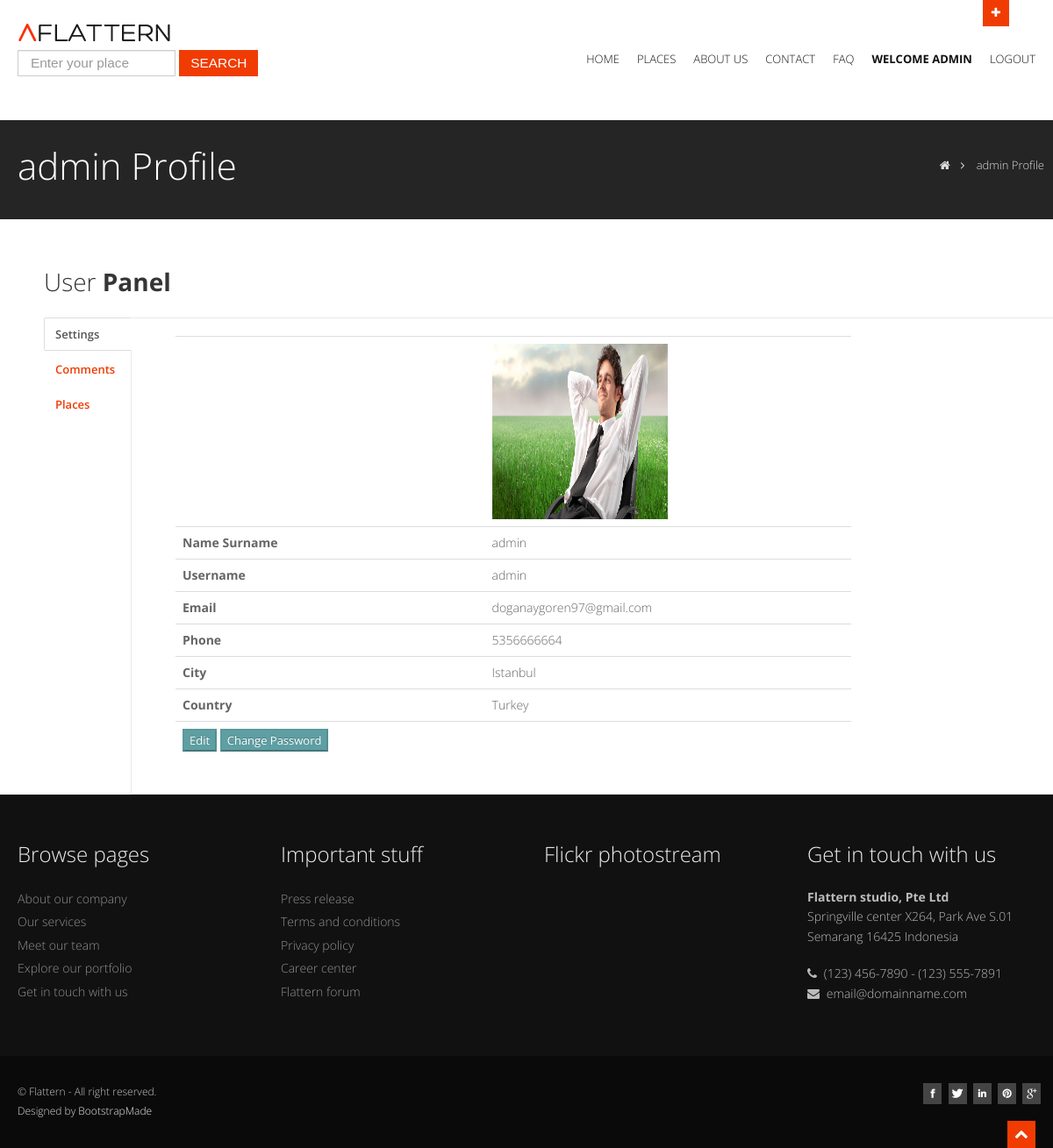
The page /user/profile (signed in) on the database its author committed.
### home/models.py (models this page shows, shortened)
class UserProfile(models.Model):
	user=models.OneToOneField(User, on_delete=models.CASCADE)
	phone=models.CharField(blank=True, max_length=20)
	city=models.CharField(blank=True, max_length=20)
	country=models.CharField(blank=True, max_length=20)
	image=models.ImageField(blank=True,upload_to='images/users/')
	def image_tag(self):
		return mark_safe('<img src="{}" height="50" />'.format(self.image.url))
	image_tag.short_description='Image'

### user/views.py (the view)
# urls.py: path('profile', views.profile, name="profile"),
@login_required(login_url='/login')
def profile(request):
	current_user=request.user
	profile= UserProfile.objects.get(user_id=current_user.id)
	categories=Category.objects.all()
	comments=Comment.objects.filter(user_id=current_user.id).order_by('-id')
	places=Place.objects.filter(user_id=current_user.id).order_by('-id')
	content={ 'profile':profile, 'categories':categories, 'comments':comments, 'places':places,}
	return render(request, 'profile.html',content)

### user/templates/profile.html (shortened to what this page needs)
{% extends 'homebase.html' %}
{% block inner_headline %}
<section id="inner-headline">
    <div class="container">
        <div class="row">
            <div class="span4">
                <div class="inner-heading">
                    <h2>{{ user.first_name }} {{ user.last_name }} Profile</h2>
                </div>
            </div>
            <div class="span8">
                <ul class="breadcrumb">
                    <li><a href="/"><i class="icon-home"></i></a><i class="icon-angle-right"></i></li>
                    <li class="active">{{ user.first_name }} {{ user.last_name }} Profile</li>
                </ul>
            </div>
        </div>
    </div>
</section>
{% endblock %}
{% block main_content %}
              <div class="span12">
                <h4>User <strong>Panel</strong></h4>
                <div class="tabbable tabs-left">
                  <ul class="nav nav-tabs">
                    <li class="active"><a href="#topone" data-toggle="tab">Settings</a></li>
                    <li><a href="#toptwo" data-toggle="tab">Comments</a></li>
                    <li><a href="#topthree" data-toggle="tab">Places</a></li>
                  </ul>
                  <div class="tab-content">
                    <div class="tab-pane active" id="topone">
                   <div class="span8">
            <table class="table">
            	<tr>
            		<th></th>
            		<td><img style="height: 200px; width: 200px;" src="{{ profile.image.url }}"></td>
            	</tr>
            	<tr>
            		<th>Name Surname</th>
            		<td>{{ profile.user.first_name }} {{ profile.user.last_name }}</td>
            	</tr>
            	<tr>
            		<th>Username</th>
            		<td>{{ profile.user.username }}</td>
            	</tr>
            	<tr>
            		<th>Email</th>
            		<td>{{ profile.user.email }}</td>
            	</tr>
            	<tr>
            		<th>Phone</th>
            		<td>{{ profile.phone }}</td>
            	</tr>
            	<tr>
            		<th>City</th>
            		<td>{{ profile.city }}</td>
            	</tr>
            	<tr>
            		<th>Country</th>
            		<td>{{ profile.country }}</td>
            	</tr>
            	<tr>
            		<th><a href="/user/profile_edit"><button class="btn-info" type="submit">Edit</button></a> <a href="/user/change_password"><button class="btn-info" type="submit">Change Password</button></a> </th>
            		<td></td>
            	</tr>
            </table>
          </div>
                    </div>
                  </div>
                </div>
              </div>
{% endblock %}

### home/templates/homebase.html (shortened to what this page needs)
<!DOCTYPE html>
<html lang="en">
<head>
    {% load static %}
    <link href="{% static 'css/bootstrap.css' %}" rel="stylesheet" />
    <link href="{% static 'css/bootstrap-responsive.css' %}" rel="stylesheet" />
    <link href="{% static 'css/fancybox/jquery.fancybox.css' %}" rel="stylesheet">
    <link href="{% static 'css/jcarousel.css' %}" rel="stylesheet" />
    <link href="{% static 'css/flexslider.css' %}" rel="stylesheet" />
    <link href="{% static 'css/style.css' %}" rel="stylesheet" />
    <link href="{% static 'skins/default.css' %}" rel="stylesheet" />
    <link rel="stylesheet" href="https://ajax.googleapis.com/ajax/libs/jqueryui/1.11.4/themes/smoothness/jquery-ui.css">
</head>
<body>
    <div id="wrapper">
        <header>
            <div class="container ">
                <div id="header-hidden-link">
                    <a href="#" class="toggle-link" title="Click me you'll get a surprise" data-target=".hidden-top"><i></i>Open</a>
                </div>
                <div class="row nomargin">
                    <div class="span12">
                    </div>
                </div>
                <div class="row">
                    <div class="span4">
                        <div class="logo">
                            <a href="/"><img src="{% static 'img/logo.png' %}" alt="" class="logo" /></a>
                            <div class="widget">
                                <div class="ui-widget">
                                <form action="/place/search" method="post" class="form-search">
                                    <input placeholder="Enter your place" id="search" name="search" type="text" class="input-medium search-query">
                                    <button type="submit" class="btn btn-square btn-theme">Search</button>
                                </form>
                                </div>
                            </div>
                        </div>
                    </div>
                    <div class="span8">
                        <div class="navbar navbar-static-top">
                            <div class="navigation">
                                <nav>
                                    <ul class="nav topnav">
                                        <li>
                                            <a href="/">Home </a>
                                        </li>
                                        <li class="dropdown">
                                            <a href="/place">Places</a>
                                        </li>
                                            {% load mptt_tags %}
                                        <li>
                                            <a href="/about"> About Us </a>
                                        </li>
                                        <li>
                                            <a href="/contact">Contact </a>
                                        </li>
                                        <li>
                                            <a href="/faq">FAQ</a>
                                        </li>
                                        {% if user.id is not None %}
                                        <li>
                                            <a href="/user/profile"><strong>Welcome {{ user.first_name }}</strong></a>
                                        </li>
                                        <li>
                                            <a href="/logout">Logout</a>
                                        </li>
                                        {% else %}
                                        <li>
                                            <a href="/login">What are you waiting for? Sign In Here <i class="icon-circle-arrow-up"></i></a>
                                        </li>
                                        {% endif %}
                                    </ul>
                                </nav>
                            </div>
                        </div>
                    </div>
                </div>
            </div>
        </header>
      {% block inner_headline %}
      {% endblock %}
        <section id="content">
          <div class="container">
            {% block main_content %}
            {% endblock %}
            </div>
        </section>
        <footer>
            <div class="container">
                <div class="row">
                    <div class="span3">
                        <div class="widget">
                            <h5 class="widgetheading">Browse pages</h5>
                            <ul class="link-list">
                                <li><a href="#">About our company</a></li>
                                <li><a href="#">Our services</a></li>
                                <li><a href="#">Meet our team</a></li>
                                <li><a href="#">Explore our portfolio</a></li>
                                <li><a href="#">Get in touch with us</a></li>
                            </ul>
                        </div>
                    </div>
                    <div class="span3">
                        <div class="widget">
                            <h5 class="widgetheading">Important stuff</h5>
                            <ul class="link-list">
                                <li><a href="#">Press release</a></li>
                                <li><a href="#">Terms and conditions</a></li>
                                <li><a href="#">Privacy policy</a></li>
                                <li><a href="#">Career center</a></li>
                                <li><a href="#">Flattern forum</a></li>
                            </ul>
                        </div>
                    </div>
                    <div class="span3">
                        <div class="widget">
                            <h5 class="widgetheading">Flickr photostream</h5>
                        </div>
                    </div>
                    <div class="span3">
                        <div class="widget">
                            <h5 class="widgetheading">Get in touch with us</h5>
                            <address>
                <strong>Flattern studio, Pte Ltd</strong><br>
                 Springville center X264, Park Ave S.01<br>
                 Semarang 16425 Indonesia
              </address>
                            <p>
                                <i class="icon-phone"></i> (123) 456-7890 - (123) 555-7891
                                <br>
                                <i class="icon-envelope-alt"></i> email@domainname.com
                            </p>
                        </div>
                    </div>
                </div>
            </div>
            <div id="sub-footer">
                <div class="container">
                    <div class="row">
                        <div class="span6">
                            <div class="copyright">
                                <p>
                                    <span>&copy; Flattern - All right reserved.</span>
                                </p>
                                <div class="credits">
                                    Designed by <a href="https://bootstrapmade.com/">BootstrapMade</a>
                                </div>
                            </div>
                        </div>
                        <div class="span6">
                            <ul class="social-network">
                                <li><a href="#" data-placement="bottom" title="Facebook"><i class="icon-facebook icon-square"></i></a></li>
                                <li><a href="#" data-placement="bottom" title="Twitter"><i class="icon-twitter icon-square"></i></a></li>
                                <li><a href="#" data-placement="bottom" title="Linkedin"><i class="icon-linkedin icon-square"></i></a></li>
                                <li><a href="#" data-placement="bottom" title="Pinterest"><i class="icon-pinterest icon-square"></i></a></li>
                                <li><a href="#" data-placement="bottom" title="Google plus"><i class="icon-google-plus icon-square"></i></a></li>
                            </ul>
                        </div>
                    </div>
                </div>
            </div>
        </footer>
    </div>
    <a href="#" class="scrollup"><i class="icon-chevron-up icon-square icon-32 active"></i></a>
</body>
</html>

### home/static/css/style.css (style rules this page uses)
body { font-family: 'Open Sans', Arial, sans-serif; font-size: 14px; font-weight: 300; line-height: 1.6em; color: #656565; }
.container { padding: 0 20px 0 20px; position: relative; }
#wrapper { width: 100%; margin: 0; padding: 0; }
.row, .row-fluid { margin-bottom: 30px; }
.row.nomargin, .row-fluid.nomargin { margin-bottom: 0; }
#header-hidden-link { position: absolute; right: 60px; top: 0px; }
#header-hidden-link a.toggle-link, #header-hidden-link a.top-link { outline: 0; font-size: 0; line-height: 1; padding: 5px 10px; height: 20px; display: block; text-align: center; color: #fefefe; text-decoration: none; }
#header-hidden-link a.toggle-link i, #header-hidden-link a.top-link i { font-size: 16px; line-height: 1; }
#header-hidden-link a.toggle-link>i:before { content: "\f067"; font-family: 'FontAwesome'; font-size: 13px; font-weight: normal; font-style: normal; }
header { background: #fff; margin: 0; padding: 0; position: relative; }
header .logo { margin: -10px 0 0 0; float: left; }
header .logo img { margin-bottom: 10px; }
@media (min-width: 768px) { header .navigation { float: right; } }
header ul.nav li { border: none; margin: 0; }
header ul.nav li a { font-size: 12px; border: none; font-weight: 300; text-transform: uppercase; }
.navbar .nav>li>a { color: #111; text-shadow: none; }
ul.nav li.dropdown a { z-index: 1000; display: block; }
#content { position: relative; background: #fff; padding: 50px 0 0 0; }
#content img { max-width: 100%; height: auto; }
#inner-headline { background: #252525; position: relative; margin: 0; padding: 0; color: #fefefe; }
#inner-headline .inner-heading h2 { color: #fff; margin: 20px 0 0 0; }
#inner-headline ul.breadcrumb { margin: 30px 0 0; float: right; }
#inner-headline ul.breadcrumb li { margin-bottom: 0; padding-bottom: 0; }
#inner-headline ul.breadcrumb li { font-size: 13px; color: #ddd; }
#inner-headline ul.breadcrumb li i { color: #dedede; }
#inner-headline ul.breadcrumb li a { color: #fff; }
ul.link-list { margin: 0; padding: 0; list-style: none; }
ul.link-list li { margin: 0; padding: 2px 0 2px 0; list-style: none; }
footer ul.link-list li a { color: #919191; }
.widgetheading { width: 100%; padding: 0; }
footer .widgetheading { position: relative; }
footer { background: #111; padding: 50px 0 0 0; color: #bbb; }
footer a { color: #eee; }
footer h1, footer h2, footer h3, footer h4, footer h5, footer h6 { color: #eee; }
footer address { line-height: 1.6em; }
ul.social-network { list-style: none; margin: 0; }
ul.social-network li { display: inline; }
#sub-footer { background: #0a0a0a; text-shadow: none; color: #5d5d5d; padding: 0; padding-top: 30px; margin: 20px 0 0 0; }
#sub-footer p { margin: 0; padding: 0; }
#sub-footer span { color: #c7c7c7; }
.copyright { text-align: left; font-size: 12px; color: #ddd; }
#sub-footer ul.social-network { float: right; }
.scrollup { position: fixed; width: 32px; height: 32px; bottom: 0px; right: 20px; }
a.scrollup { outline: 0; }

### home/static/skins/default.css (style rules this page uses)
a, a:hover,a:focus,a:active, footer a.text-link:hover, strike, footer ul.link-list li a:hover, .post-meta span a:hover, footer a.text-link, ul.meta-post li a:hover, ul.cat li a:hover, ul.recent li h6 a:hover, ul.portfolio-categ li.active a, ul.portfolio-categ li.active a:hover, ul.portfolio-categ li a:hover,ul.related-post li h4 a:hover, span.highlight,article .post-heading h3 a:hover, .navbar .nav > .active > a,.navbar .nav > .active > a:hover,.navbar .nav > li > a:hover,.navbar .nav > li > a:focus,.navbar .nav > .active > a:focus, .validation { color:#F03C02; }
#header-hidden-link a.toggle-link, #header-hidden-link a.top-link { background:#F03C02; }
.btn-theme { border:1px solid #F03C02; background: #F03C02; }
[class^="icon-"].active, [class*=" icon-"].active { background-color: #F03C02; }

### rows shown on the page
UserProfile: image (picture), user.first_name "admin", user.username "admin", user.email "doganaygoren97@gmail.com", phone "5356666664", city "Istanbul", country "Turkey"

### other values the page prints
{{ user.first_name }} "ADMIN"
{{ user.first_name }} "admin"
